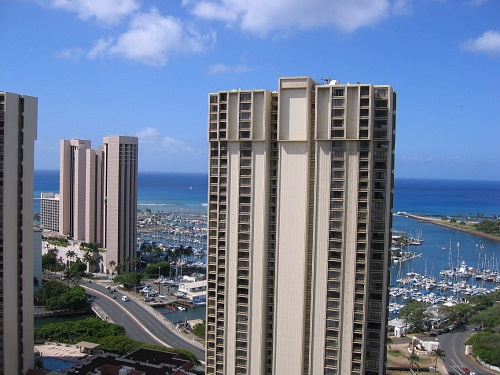
%> input picture demoimages-copy/STC1.jpg, 500 x 375 px
$ octave MainThree.m   (GNU Octave 9; MATLAB toolbox functions it lacks are replaced by stand-ins)
%> lines starting %> are read from the running program, lines starting %| are printed output that depends on the picture
### SIFTLOWE.m

%% This function reads an image and returns its SIFT keypoints
%         descriptor for one of the K keypoints.  The descriptor is a vector
%         of 128 values normalized to unit length.
%     locs: K-by-4 matrix, in which each row has the 4 values for a
%         keypoint location (row, column, scale, orientation).  The
%         orientation is in the range [-PI, PI] radians.
% Credits: Thanks for initial version of this program to D. Alvaro and
%          J.J. Guerrero, Universidad de Zaragoza (modified by D. Lowe)
function [image, descriptors, locs] = SIFTLOWE(imageFile)
% Load image
image = imageFile;
[rows, cols] = size(image);
% Convert into PGM imagefile, readable by "keypoints" executable
f = fopen('tmp.pgm', 'w');
if f == -1
    error('Could not create file tmp.pgm.');
end
fprintf(f, 'P5\n%d\n%d\n255\n', cols, rows);
fwrite(f, image', 'uint8');
fclose(f);
% Call keypoints executable
command = '!siftWin32 ';
command = [command ' <tmp.pgm >tmp.key'];
eval(command);
% Open tmp.key and check its header
g = fopen('tmp.key', 'r');
if g == -1
    error('Could not open file tmp.key.');
end
[header, count] = fscanf(g, '%d %d', [1 2]);
if count ~= 2
    error('Invalid keypoint file beginning.');
end
num = header(1);
len = header(2);
if len ~= 128
    error('Keypoint descriptor length invalid (should be 128).');
end

% Creates the two output matrices (use known size for efficiency)
locs = double(zeros(num, 4));
descriptors = double(zeros(num, 128));

% Parse tmp.key
for i = 1:num
    [vector, count] = fscanf(g, '%f %f %f %f', [1 4]); %row col scale ori
    if count ~= 4
        error('Invalid keypoint file format');
    end
    locs(i, :) = vector(1, :);

    [descrip, count] = fscanf(g, '%d', [1 len]);
    if (count ~= 128)
        error('Invalid keypoint file value.');
    end
    % Normalize each input vector to unit length
    descrip = descrip / sqrt(sum(descrip.^2));
    descriptors(i, :) = descrip(1, :);
end
fclose(g);

### MchSift.m
%% SIFT matching between im1 and im2.Returns The lists of matched points for both images.
function [points1, points2] = MchSift(im1, im2, mode, show)
if nargin < 4, show = false;end
if nargin >= 3 && mode == 1
    load previous_points points1 points2
else
    [loc1,loc2,matchidxs]=MATCHED( rgb2gray(im1), rgb2gray(im2), show );
    points1 = loc1(find(matchidxs>0),1:2);
    points2 = loc2(nonzeros(matchidxs),1:2);
    points1 = points1(:,[2 1]);
    points2 = points2(:,[2 1]);
    pts=unique([points1 points2], 'rows');
    fprintf('\n')
    points1 = pts(:,[1 2]);
    points2 = pts(:,[3 4]);
    save previous_points points1 points2
end
end

### MATCHED.m
%% num = match(image1, image2)This function reads two images, finds their SIFT features.
function [loc1,loc2,matchidxs] = MATCHED(image1, image2, show)
if nargin < 3
    show=true;
end
% Find SIFT keypoints for each image
[im1, des1, loc1] = SIFTLOWE(image1);
[im2, des2, loc2] = SIFTLOWE(image2);
distRatio = 0.6;
des2t = des2';
matchidxs=zeros(size(des1,1),1);
for i = 1 : size(des1,1)
   dotprods = des1(i,:) * des2t;
   [vals,indx] = sort(acos(dotprods));

   % Check if nearest neighbor has angle less than distRatio times 2nd.
   if (vals(1) < distRatio * vals(2))
      matchidxs(i) = indx(1);
   end
end
num = sum(matchidxs > 0);
fprintf('Found %d matches.\n', num);

### MainThree.m
%% MainThree is able to Stitch three corresponding pictures from different formats but overlapping parts to eachother
clc
close all
clear all
commandwindow
fprintf(2,'HELLO.\n')
im1 = imread('demoimages-copy/STC1.jpg');
%> im1 is the input picture: size 375x500x3 uint8; mean R, G, B 109.6, 124.5, 150.4
im2 = imread('demoimages-copy/STC2.jpg');
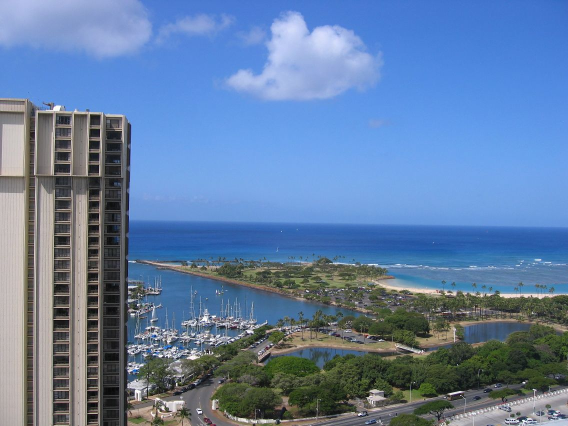
%> input picture demoimages-copy/STC2.jpg, 1136 x 852 px (shown at 1/2 size)
%> im2 is the input picture: size 852x1136x3 uint8; mean R, G, B 99, 126.6, 163.7
im3 = imread('demoimages-copy/STC3.jpg');
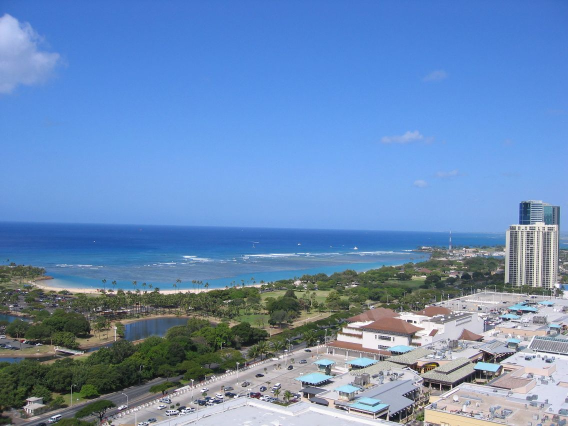
%> input picture demoimages-copy/STC3.jpg, 1136 x 852 px (shown at 1/2 size)
%> im3 is the input picture: size 852x1136x3 uint8; mean R, G, B 106.7, 140.4, 184.7
IMRESIZE=input('To be faster, Do you want to reduce image size? Just say y or n--->','s');
%> the answer given: demoimages-copy/STC1.jpg
while IMRESIZE~='y' && IMRESIZE~='n'
    IMRESIZE=input('I did not get that... Just say y or n --->','s');
end

warning('off')
if IMRESIZE=='y'
    if size(im1,2)>300 || size(im1,1)>300
        im1=imresize(im1,[300,NaN]);
    end
    if size(im2,2)>300 || size(im2,1)>300
        im2=imresize(im2,[300,NaN]);
    end
    if size(im3,2)>300 || size(im3,1)>300
        im3=imresize(im3,[300,NaN]);
    end
end
warning('on')
IM1=im1;
IM2=im2;
IM3=im3;
%% sift features
[im1points im2points] = MchSift( im1, im2, 0, true );
%> in SIFTLOWE, `image = imageFile;`:
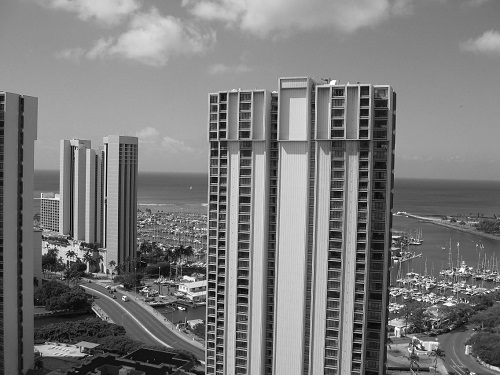
%> image: size 375x500 uint8; min 0, max 255, mean 123
%> the run ends on the next line
